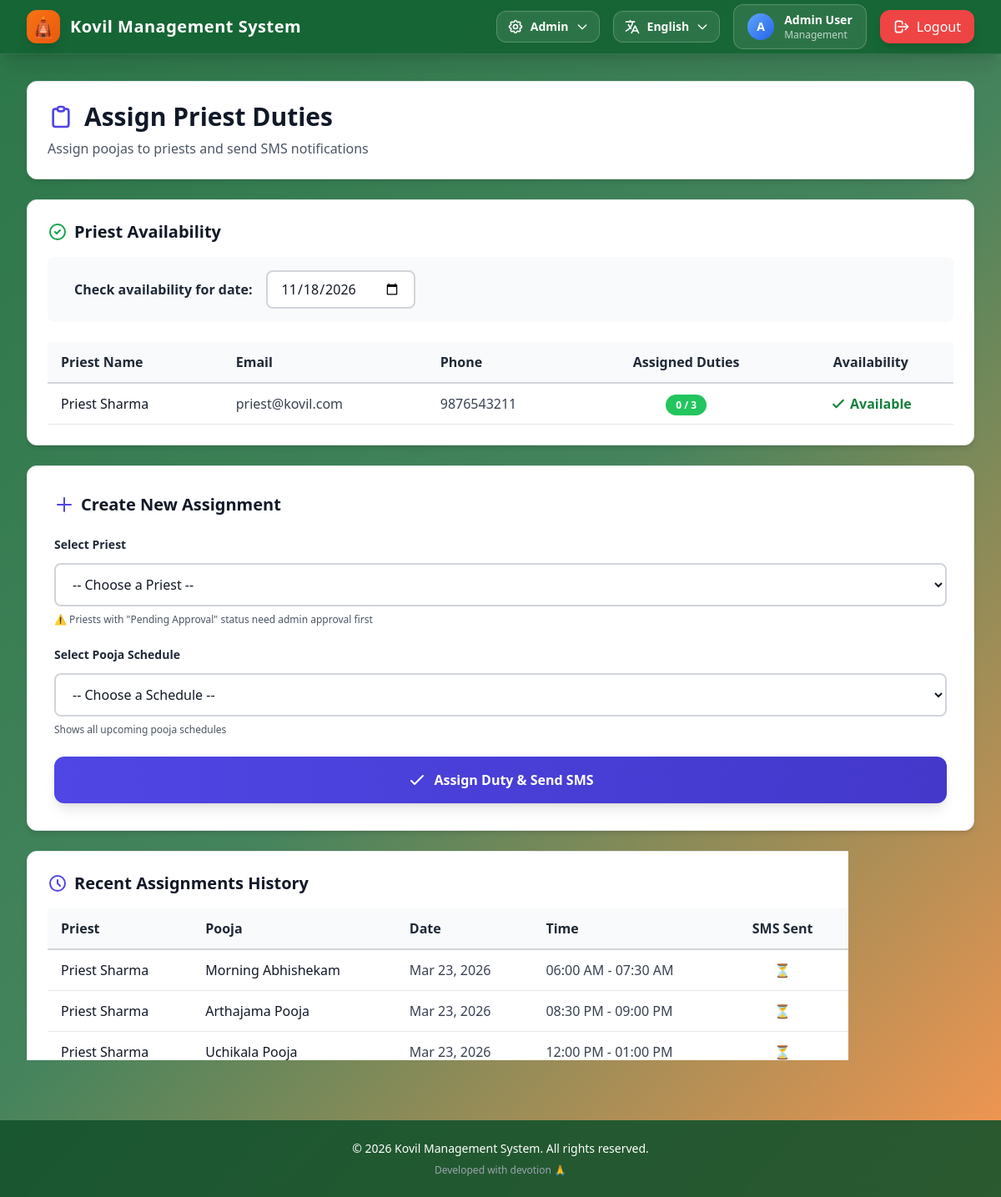
Screenshot of /Desktop-App/kovilsystem/index.php?url=assign (signed in) with the database file from the repository.
### tables this page shows
CREATE TABLE IF NOT EXISTS users (
    id INT AUTO_INCREMENT PRIMARY KEY,
    name VARCHAR(100) NOT NULL,
    email VARCHAR(100) UNIQUE NOT NULL,
    password VARCHAR(255) NOT NULL,
    role ENUM('devotee', 'priest', 'management') NOT NULL DEFAULT 'devotee',
    phone VARCHAR(20),
    approval_status ENUM('pending', 'approved', 'rejected') DEFAULT 'approved',
    created_at TIMESTAMP DEFAULT CURRENT_TIMESTAMP,
    updated_at TIMESTAMP DEFAULT CURRENT_TIMESTAMP ON UPDATE CURRENT_TIMESTAMP,
    INDEX idx_email (email),
    INDEX idx_role (role),
    INDEX idx_approval_status (approval_status)
);

CREATE TABLE IF NOT EXISTS priest_duties (
    id INT AUTO_INCREMENT PRIMARY KEY,
    priest_id INT NOT NULL,
    schedule_id INT NOT NULL,
    assigned_date DATE NOT NULL,
    status ENUM('assigned', 'completed', 'cancelled') DEFAULT 'assigned',
    notification_sent TINYINT(1) DEFAULT 0,
    created_at TIMESTAMP DEFAULT CURRENT_TIMESTAMP,
    FOREIGN KEY (priest_id) REFERENCES users(id) ON DELETE CASCADE,
    FOREIGN KEY (schedule_id) REFERENCES pooja_schedule(id) ON DELETE CASCADE,
    INDEX idx_priest_id (priest_id),
    INDEX idx_assigned_date (assigned_date)
);

CREATE TABLE IF NOT EXISTS pooja_schedule (
    id INT AUTO_INCREMENT PRIMARY KEY,
    pooja_name VARCHAR(100) NOT NULL,
    pooja_date DATE NOT NULL,
    time_slot VARCHAR(50) NOT NULL,
    status ENUM('available', 'booked', 'completed') DEFAULT 'available',
    description TEXT,
    created_at TIMESTAMP DEFAULT CURRENT_TIMESTAMP,
    updated_at TIMESTAMP DEFAULT CURRENT_TIMESTAMP ON UPDATE CURRENT_TIMESTAMP,
    INDEX idx_pooja_date (pooja_date),
    INDEX idx_status (status)
);

### Desktop-App/kovilsystem/index.php (called while the page is built, shortened)
<?php
require_once __DIR__ . "/config/database.php";
require_once __DIR__ . "/app/controllers/MainController.php";
$page = $_GET['url'] ?? 'home';
$page = htmlspecialchars(strip_tags($page), ENT_QUOTES, 'UTF-8');
try {
    $controller = new MainController();
    $controller->load($page);
} catch (Exception $e) {
    error_log("Application Error: " . $e->getMessage());
    if (defined('APP_ENV') && APP_ENV === 'development') {
        echo "<div style='padding: 20px; color: red;'>";
        echo "<h2>Error Occurred</h2>";
        echo "<p>" . htmlspecialchars($e->getMessage(), ENT_QUOTES, 'UTF-8') . "</p>";
        echo "</div>";
    } else {
        echo "<div style='padding: 20px;'>";
        echo "<h2>An error occurred. Please try again later.</h2>";
        echo "</div>";
    }
}

### Desktop-App/kovilsystem/config/database.php (called while the page is built, shortened)
<?php
class Database {
    private static $conn = null;
    public static function connect() {
        if (self::$conn === null) {
            try {
                self::$conn = new mysqli(DB_HOST, DB_USER, DB_PASS, DB_NAME);
                self::$conn->set_charset(DB_CHARSET);
            } catch (Exception $e) {
                error_log("Database Error: " . $e->getMessage());
                die("Database connection failed. Please ensure the database is configured properly.");
            }
        }
        return self::$conn;
    }
}

### Desktop-App/kovilsystem/app/models/Duty.php (called while the page is built, shortened)
<?php
require_once __DIR__ . "/../../config/database.php";
class Duty {
    private $conn;
    public function __construct() {
        $this->conn = Database::connect();
    }
    public function getPriestAvailability($date) {
        $stmt = $this->conn->prepare("
            SELECT u.id, u.name, u.email, u.phone, u.approval_status,
                   COUNT(pd.id) as assigned_count
            FROM users u
            LEFT JOIN priest_duties pd ON u.id = pd.priest_id
                AND pd.assigned_date = ?
                AND pd.status != 'cancelled'
            WHERE u.role = 'priest'
            GROUP BY u.id, u.name, u.email, u.phone, u.approval_status
            ORDER BY assigned_count ASC, u.name ASC
        ");
        $stmt->bind_param("s", $date);
        $stmt->execute();
        $result = $stmt->get_result();
        return $result;
    }
    public function getAllDetailed() {
        $result = $this->conn->query("
            SELECT pd.*,
                   u.name as priest_name, u.phone as priest_phone,
                   ps.pooja_name, ps.pooja_date, ps.time_slot,
                   pd.notification_sent
            FROM priest_duties pd
            JOIN users u ON pd.priest_id = u.id
            JOIN pooja_schedule ps ON pd.schedule_id = ps.id
            ORDER BY ps.pooja_date ASC, ps.time_slot ASC
        ");
        return $result;
    }
}

### Desktop-App/kovilsystem/app/views/assign/index.php (the view, shortened to what this page needs)
<div class="max-w-7xl mx-auto space-y-6">
    <div class="bg-white p-6 rounded-xl shadow-md border border-gray-200">
        <h2 class="text-3xl font-bold text-gray-900 mb-2 flex items-center">
            <svg class="w-8 h-8 mr-3 text-indigo-600" fill="none" stroke="currentColor" viewBox="0 0 24 24">
                <path stroke-linecap="round" stroke-linejoin="round" stroke-width="2" d="M9 5H7a2 2 0 00-2 2v12a2 2 0 002 2h10a2 2 0 002-2V7a2 2 0 00-2-2h-2M9 5a2 2 0 002 2h2a2 2 0 002-2M9 5a2 2 0 012-2h2a2 2 0 012 2"></path>
            </svg>
            Assign Priest Duties
        </h2>
        <p class="text-gray-600 mt-1">Assign poojas to priests and send SMS notifications</p>
    </div>
    <div class="bg-white p-6 rounded-xl shadow-md border border-gray-200">
        <h3 class="text-xl font-bold text-gray-900 mb-4 flex items-center">
            <svg class="w-6 h-6 mr-2 text-green-600" fill="none" stroke="currentColor" viewBox="0 0 24 24">
                <path stroke-linecap="round" stroke-linejoin="round" stroke-width="2" d="M9 12l2 2 4-4m6 2a9 9 0 11-18 0 9 9 0 0118 0z"></path>
            </svg>
            Priest Availability
        </h3>
        <div class="mb-6 p-4 bg-gray-50 rounded-lg">
            <form method="GET" class="flex items-center space-x-4">
                <label class="text-gray-800 font-semibold whitespace-nowrap">Check availability for date:</label>
                <input
                    type="date"
                    name="date"
                    value="<?= htmlspecialchars($selectedDate) ?>"
                    min="<?= date('Y-m-d') ?>"
                    class="px-4 py-2 bg-white border-2 border-gray-300 text-gray-900 rounded-lg focus:border-indigo-500 focus:outline-none focus:ring-2 focus:ring-indigo-200 transition-all"
                    onchange="this.form.submit()"
                >
            </form>
        </div>
        <div class="overflow-x-auto">
            <table class="w-full">
                <thead>
                    <tr class="border-b-2 border-gray-300 bg-gray-50">
                        <th class="text-left py-3 px-4 font-bold text-gray-800">Priest Name</th>
                        <th class="text-left py-3 px-4 font-bold text-gray-800">Email</th>
                        <th class="text-left py-3 px-4 font-bold text-gray-800">Phone</th>
                        <th class="text-center py-3 px-4 font-bold text-gray-800">Assigned Duties</th>
                        <th class="text-center py-3 px-4 font-bold text-gray-800">Availability</th>
                    </tr>
                </thead>
                <tbody>
                    <?php
                    if($priests && $priests->num_rows > 0):
                        while($priest = $priests->fetch_assoc()):
                            $isAvailable = $priest['assigned_count'] < 3;
                            $isPending = $priest['approval_status'] === 'pending';
                    ?>
                    <tr class="border-b border-gray-200 hover:bg-gray-50 transition-colors <?= $isPending ? 'bg-yellow-50' : '' ?>">
                        <td class="py-3 px-4 text-gray-900 font-medium">
                            <?= htmlspecialchars($priest['name']) ?>
                        </td>
                        <td class="py-3 px-4 text-gray-700"><?= htmlspecialchars($priest['email']) ?></td>
                        <td class="py-3 px-4 text-gray-700"><?= htmlspecialchars($priest['phone'] ?? 'N/A') ?></td>
                        <td class="text-center py-3 px-4">
                            <span class="px-3 py-1 rounded-full text-xs font-bold
                                <?= $priest['assigned_count'] == 0 ? 'bg-green-500 text-white' :
                                   ($priest['assigned_count'] < 3 ? 'bg-yellow-500 text-white' : 'bg-red-500 text-white') ?>">
                                <?= $priest['assigned_count'] ?> / 3
                            </span>
                        </td>
                        <td class="text-center py-3 px-4">
                            <?php if($isPending): ?>
                                <span class="text-yellow-700 font-bold flex items-center justify-center">
                                    <svg class="w-5 h-5 mr-1" fill="none" stroke="currentColor" viewBox="0 0 24 24">
                                        <path stroke-linecap="round" stroke-linejoin="round" stroke-width="2" d="M12 8v4m0 4h.01M21 12a9 9 0 11-18 0 9 9 0 0118 0z"></path>
                                    </svg>
                                    Pending Approval
                                </span>
                            <?php elseif($isAvailable): ?>
                                <span class="text-green-700 font-bold flex items-center justify-center">
                                    <svg class="w-5 h-5 mr-1" fill="none" stroke="currentColor" viewBox="0 0 24 24">
                                        <path stroke-linecap="round" stroke-linejoin="round" stroke-width="2.5" d="M5 13l4 4L19 7"></path>
                                    </svg>
                                    Available
                                </span>
                            <?php else: ?>
                                <span class="text-red-700 font-bold">Not Available</span>
                            <?php endif; ?>
                        </td>
                    </tr>
                    <?php
                        endwhile;
                    else:
                    ?>
                    <tr>
                        <td colspan="5" class="text-center py-8 text-gray-500 font-medium">No priests found</td>
                    </tr>
                    <?php endif; ?>
                </tbody>
            </table>
        </div>
    </div>
    <div class="bg-white p-8 rounded-xl shadow-md border border-gray-200">
        <h3 class="text-xl font-bold text-gray-900 mb-6 flex items-center">
            <svg class="w-6 h-6 mr-2 text-indigo-600" fill="none" stroke="currentColor" viewBox="0 0 24 24">
                <path stroke-linecap="round" stroke-linejoin="round" stroke-width="2" d="M12 4v16m8-8H4"></path>
            </svg>
            Create New Assignment
        </h3>
        <form method="POST" class="space-y-6">
            <div>
                <label class="block text-gray-800 text-sm font-bold mb-3">Select Priest</label>
                <select name="priest" class="w-full px-4 py-3 bg-white border-2 border-gray-300 text-gray-900 rounded-lg focus:border-indigo-500 focus:ring-2 focus:ring-indigo-200 transition-all" required>
                    <option value="" class="text-gray-900">-- Choose a Priest --</option>
                </select>
                <p class="text-gray-600 text-xs mt-2 font-medium">
                    ⚠️ Priests with "Pending Approval" status need admin approval first
                </p>
            </div>
            <div>
                <label class="block text-gray-800 text-sm font-bold mb-3">Select Pooja Schedule</label>
                <select name="schedule" class="w-full px-4 py-3 bg-white border-2 border-gray-300 text-gray-900 rounded-lg focus:border-indigo-500 focus:ring-2 focus:ring-indigo-200 transition-all" required>
                    <option value="" class="text-gray-900">-- Choose a Schedule --</option>
                </select>
                <p class="text-gray-600 text-xs mt-2 font-medium">Shows all upcoming pooja schedules</p>
            </div>
            <button type="submit"
                    class="w-full bg-gradient-to-r from-indigo-600 to-indigo-700 hover:from-indigo-500 hover:to-indigo-600 text-white font-bold py-4 px-6 rounded-xl shadow-lg transition-all duration-300 transform hover:scale-[1.02] active:scale-[0.98] flex items-center justify-center space-x-2">
                <svg class="w-6 h-6" fill="none" stroke="currentColor" viewBox="0 0 24 24">
                    <path stroke-linecap="round" stroke-linejoin="round" stroke-width="2" d="M5 13l4 4L19 7"></path>
                </svg>
                <span>Assign Duty & Send SMS</span>
            </button>
        </form>
    </div>
    <div class="bg-white p-6 rounded-xl shadow-md border border-gray-200">
        <h3 class="text-xl font-bold text-gray-900 mb-4 flex items-center">
            <svg class="w-6 h-6 mr-2 text-indigo-600" fill="none" stroke="currentColor" viewBox="0 0 24 24">
                <path stroke-linecap="round" stroke-linejoin="round" stroke-width="2" d="M12 8v4l3 3m6-3a9 9 0 11-18 0 9 9 0 0118 0z"></path>
            </svg>
            Recent Assignments History
        </h3>
        <div class="overflow-x-auto">
            <table class="w-full">
                <thead>
                    <tr class="border-b-2 border-gray-300 bg-gray-50">
                        <th class="text-left py-3 px-4 font-bold text-gray-800">Priest</th>
                        <th class="text-left py-3 px-4 font-bold text-gray-800">Pooja</th>
                        <th class="text-left py-3 px-4 font-bold text-gray-800">Date</th>
                        <th class="text-left py-3 px-4 font-bold text-gray-800">Time</th>
                        <th class="text-center py-3 px-4 font-bold text-gray-800">SMS Sent</th>
                        <th class="text-left py-3 px-4 font-bold text-gray-800">Status</th>
                    </tr>
                </thead>
                <tbody>
                    <?php
                    $duties = $dutyModel->getAllDetailed();
                    while($duty = $duties->fetch_assoc()):
                    ?>
                    <tr class="border-b border-gray-200 hover:bg-gray-50 transition-colors">
                        <td class="py-3 px-4 text-gray-900 font-medium"><?= htmlspecialchars($duty['priest_name']) ?></td>
                        <td class="py-3 px-4 text-gray-900 font-medium"><?= htmlspecialchars($duty['pooja_name']) ?></td>
                        <td class="py-3 px-4 text-gray-700"><?= date("M j, Y", strtotime($duty['pooja_date'])) ?></td>
                        <td class="py-3 px-4 text-gray-700"><?= htmlspecialchars($duty['time_slot']) ?></td>
                        <td class="text-center py-3 px-4">
                            <?php if($duty['notification_sent']): ?>
                                <span class="text-green-600 font-bold" title="SMS sent">✓</span>
                            <?php else: ?>
                                <span class="text-yellow-600 font-bold" title="SMS pending">⏳</span>
                            <?php endif; ?>
                        </td>
                        <td class="py-3 px-4">
                            <span class="bg-indigo-500 text-white px-3 py-1 rounded-full text-xs font-bold">
                            </span>
                        </td>
                    </tr>
                    <?php endwhile; ?>
                </tbody>
            </table>
        </div>
    </div>
</div>

### rows the page displays
users: name "Priest Sharma", email "priest@kovil.com", phone "9876543211", assigned_count "0", approval_status "approved" (drawn)
priest_duties: priest.name "Priest Sharma", schedule.pooja_name "Morning Abhishekam", schedule.pooja_date "Mar 23, 2026", schedule.time_slot "06:00 AM - 07:30 AM"
priest_duties: priest.name "Priest Sharma", schedule.pooja_name "Arthajama Pooja", schedule.pooja_date "Mar 23, 2026", schedule.time_slot "08:30 PM - 09:00 PM"
priest_duties: priest.name "Priest Sharma", schedule.pooja_name "Uchikala Pooja", schedule.pooja_date "Mar 23, 2026", schedule.time_slot "12:00 PM - 01:00 PM"

### other values shown
APP_NAME "Kovil Management System"
getLanguageName(getCurrentLanguage()) "English"
substr($_SESSION['user']['name'], 0, 1) "A"
$_SESSION['user']['name'] "Admin User"
$_SESSION['user']['role'] "Management"
